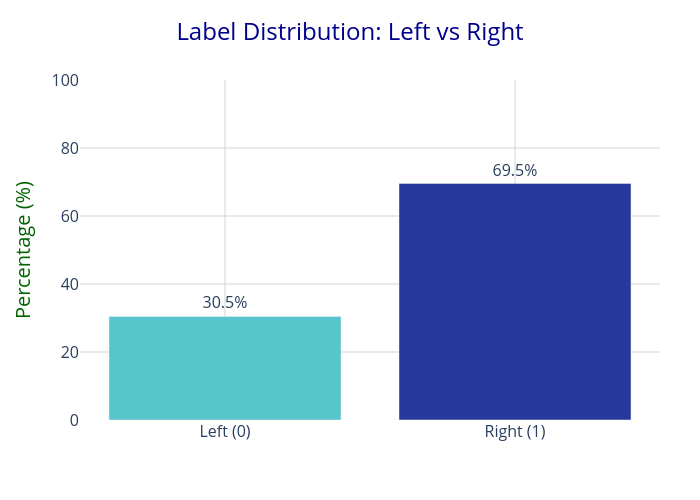

Notebook cell for this chart:
### Markdown cell above
### **LOADING AND INSPECTING DATASET**

### Code cell
# -----------------------------------------------
# Loading dataset
# -----------------------------------------------
df = pd.read_csv("data-2.csv.gz")
X = df.drop("label", axis=1)
y = df["label"]
n_rows, n_cols = df.shape

print("="*60)
print("DATASET LOADED")
print("="*60)
print(f"Rows: {n_rows}")
print(f"Feature columns: {n_cols - 1} (excluding label)")

# -----------------------------------------------
# Inspecting data: first and last rows
# -----------------------------------------------
print("\n" + "="*60)
print("FIRST 5 ROWS")
print("="*60)
display(df.head(5))

print("\n" + "="*60)
print("LAST 5 ROWS")
print("="*60)
display(df.tail(5))

# -----------------------------------------------
# Summary statistics
# -----------------------------------------------
print("\n" + "="*60)
print("SUMMARY STATISTICS")
print("="*60)
display(fmt_df(df.describe()))

# -----------------------------------------------
# Missing values and zero columns
# -----------------------------------------------
zero_cols = (X == 0).all(axis=0)
n_zero_cols = zero_cols.sum()
zero_col_names = list(X.columns[zero_cols])

print("\n" + "="*60)
print("ZERO-VARIANCE COLUMNS")
print("="*60)
print(f"Columns with all zeros: {n_zero_cols}")
print("\nFirst 10 zero-only columns:")
for i, col in enumerate(zero_col_names[:10], start=1):
    print(f"  {i}: {col}")

# -----------------------------------------------
# Class distribution
# -----------------------------------------------
print("\n" + "="*60)
print("CLASS DISTRIBUTION")
print("="*60)
print(y.value_counts())

y_counts = y.value_counts().sort_index()
y_pct = y_counts / y_counts.sum() * 100
labels = ["Left (0)", "Right (1)"]
colors = ["#57C6CA", "#26389C"]

fig_class = go.Figure()
fig_class.add_trace(go.Bar(
    x=labels, y=y_pct.values,
    marker=dict(color=colors),
    text=[f"{v:.1f}%" for v in y_pct.values],
    textposition="outside",
    textfont=dict(size=FONT_ANNOT),
    hovertemplate="Class: %{x}<br>Percentage: %{y:.1f}%<extra></extra>"
))
plotly_layout(fig_class, "Label Distribution: Left vs Right", 
              "", "Percentage (%)", [0, 100], width=700, height=500)
fig_class.show()
save_plotly_pdf(fig_class, "class", 700, 500)

### Figure 1 — Plotly figure (JSON) as saved in the notebook; plotly's stock layout.template omitted (floating-point values rounded to 4 significant figures)
{"data": [{"hovertemplate": "Class: %{x}<br>Percentage: %{y:.1f}%<extra></extra>", "marker": {"color": ["#57C6CA", "#26389C"]}, "text": ["30.5%", "69.5%"], "textfont": {"size": 16}, "textposition": "outside", "type": "bar", "x": ["Left (0)", "Right (1)"], "y": [30.45, 69.55]}], "layout": {"height": 500, "legend": {"bgcolor": "rgba(255,255,255,0.8)", "bordercolor": "gray", "borderwidth": 1, "font": {"size": 16}}, "margin": {"b": 80, "l": 80, "r": 40, "t": 80}, "plot_bgcolor": "white", "title": {"font": {"color": "darkblue", "size": 24}, "text": "Label Distribution: Left vs Right", "x": 0.5}, "width": 700, "xaxis": {"gridcolor": "lightgray", "showgrid": true, "tickfont": {"size": 16}, "title": {"font": {"color": "darkgreen", "size": 20}, "text": ""}}, "yaxis": {"gridcolor": "lightgray", "range": [0, 100], "showgrid": true, "tickfont": {"size": 16}, "title": {"font": {"color": "darkgreen", "size": 20}, "text": "Percentage (%)"}}}}
